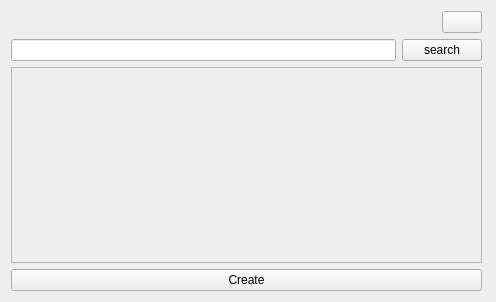
<?xml version="1.0" encoding="UTF-8"?>
<ui version="4.0">
 <class>createChatCard</class>
 <widget class="QWidget" name="createChatCard">
  <property name="geometry">
   <rect>
    <x>0</x>
    <y>0</y>
    <width>496</width>
    <height>302</height>
   </rect>
  </property>
  <property name="windowTitle">
   <string>Form</string>
  </property>
  <property name="styleSheet">
   <string notr="true">QWidget#createChatCard {
    background-color: white;
    border-radius: 8px;
}
QWidget#createChatCard QPushButton {
    background-color: #f0f0f0;
    color: black;
    border: 1px solid #cccccc;
    padding: 6px 12px;
    border-radius: 4px;
}
QWidget#createChatCard QPushButton:hover {
    background-color: #e0e0e0;
}
QWidget#createChatCard QLineEdit,
QWidget#createChatCard QListWidget {
    background-color: white;
    color: black;
    border: 1px solid #cccccc;
    border-radius: 4px;
}
QWidget#createChatCard QScrollArea {
    background-color: white;
    border: 1px solid #cccccc;
    border-radius: 4px;
}

QWidget#createChatCard QScrollArea &gt; QWidget &gt; QWidget {
    background-color: white;
}
</string>
  </property>
  <layout class="QVBoxLayout" name="verticalLayout_3">
   <item>
    <layout class="QVBoxLayout" name="verticalLayout_2">
     <property name="rightMargin">
      <number>3</number>
     </property>
     <item>
      <layout class="QHBoxLayout" name="horizontalLayout_2">
       <item>
        <spacer name="horizontalSpacer">
         <property name="orientation">
          <enum>Qt::Orientation::Horizontal</enum>
         </property>
         <property name="sizeHint" stdset="0">
          <size>
           <width>40</width>
           <height>20</height>
          </size>
         </property>
        </spacer>
       </item>
       <item>
        <widget class="QPushButton" name="close_btn">
         <property name="text">
          <string/>
         </property>
         <property name="icon">
          <iconset>
           <normaloff>крест.jpg</normaloff>крест.jpg</iconset>
         </property>
        </widget>
       </item>
      </layout>
     </item>
     <item>
      <layout class="QVBoxLayout" name="verticalLayout">
       <item>
        <layout class="QHBoxLayout" name="horizontalLayout">
         <item>
          <widget class="QLineEdit" name="search_line"/>
         </item>
         <item>
          <widget class="QPushButton" name="search_btn">
           <property name="text">
            <string>search</string>
           </property>
          </widget>
         </item>
        </layout>
       </item>
       <item>
        <widget class="QScrollArea" name="users">
         <property name="widgetResizable">
          <bool>true</bool>
         </property>
         <widget class="QWidget" name="scrollAreaWidgetContents">
          <property name="geometry">
           <rect>
            <x>0</x>
            <y>0</y>
            <width>470</width>
            <height>166</height>
           </rect>
          </property>
         </widget>
        </widget>
       </item>
       <item>
        <widget class="QPushButton" name="create_btn">
         <property name="text">
          <string>Create</string>
         </property>
        </widget>
       </item>
      </layout>
     </item>
    </layout>
   </item>
  </layout>
 </widget>
 <resources/>
 <connections/>
</ui>
